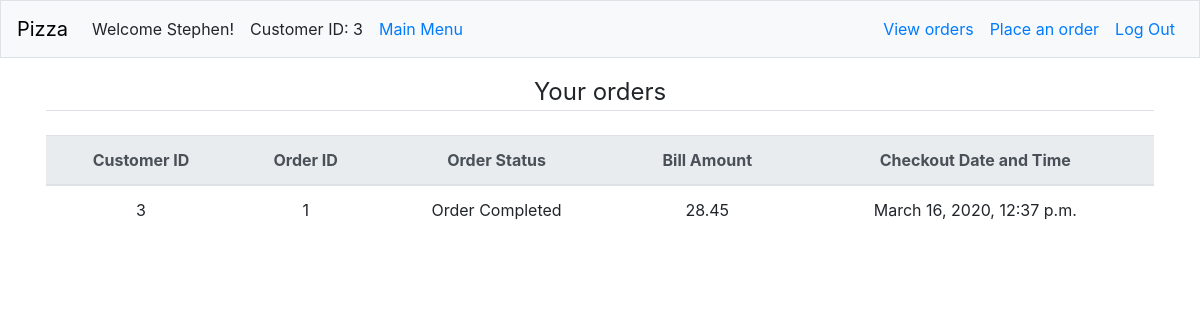
Page /customer/3/view-orders (signed in) on the committed database.
### orders/models.py (models this page shows)
class CustOrder(models.Model):
    cust_id = models.ForeignKey(get_user_model(), on_delete=models.CASCADE)
    order_status = models.CharField(max_length=64, null=True, blank=True)
    bill_amount = models.DecimalField(max_digits=999, decimal_places=2, null=True, blank=True)
    checkout_time = models.DateTimeField(null=True, blank=True)
    class Meta:
        verbose_name_plural = "Customer order"

### orders/views.py (the view)
# urls.py: path("customer/<int:user_id>/view-orders", views.view_orders, name="view_orders"),
def view_orders(request, user_id):
    if request.user.is_authenticated:
        orders = Customer.view_orders(request, user_id)
        context = {
            "orders": orders
            }
        return render(request, "orders.html", context)
    else:
        return render(request, "login.html")

### orders/models.py (called while the page is built)
    def view_orders(self, user_id):
        orders = CustOrder.objects.filter(cust_id=user_id)
        return orders

### orders/templates/orders.html (shortened to what this page needs)
{% extends "layout.html" %}
{% block content %}
    <legend class="border-bottom mb-4 text-center">
        <div>
            Your orders
        </div>
    </legend>
    <table class="table text-center">
        <thead class="thead-light">
            <tr>
                <th scope="col">Customer ID</th>
                <th scope="col">Order ID</th>
                <th scope="col">Order Status</th>
                <th scope="col">Bill Amount</th>
                <th scope="col">Checkout Date and Time</th>
            </tr>
        </thead>
        {% for i in orders %}
        <tbody>
            <tr>
                <td>{{ i.cust_id_id }}</td>
                <td>{{ i.id }}</td>
                <td>{{ i.order_status }}</td>
                <td>{{ i.bill_amount }}</td>
                <td>{{ i.checkout_time }}</td>
            </tr>
        </tbody>
        {% endfor %}
    </table>
{% endblock %}

### orders/templates/layout.html (shortened to what this page needs)
<!DOCTYPE html>
<html lang="en">
    <head>
        <link rel="stylesheet" href="https://stackpath.bootstrapcdn.com/bootstrap/4.1.3/css/bootstrap.min.css">
    </head>
    <body>
        <nav class="navbar navbar-expand-lg bg-light border">
            <a class="navbar-brand" style="color:black">Pizza</a>
            <div class="collapse navbar-collapse">
                {% if user.is_authenticated %}
                <ul class="navbar-nav">
                    <li class="nav-item"><a class="nav-link">Welcome {{ user.username }}!</a></li>
                    <li class="nav-item"><a class="nav-link">Customer ID: {{ user.id }}</a></li>
                    <li class="nav-item"><a class="nav-link" href="/">Main Menu</a></li>
                </ul>
                <ul class="navbar-nav ml-auto">
                    <li class="nav-item"><a class="nav-link" href="/customer/{{ user.id }}/view-orders">View orders</a></li>
                    <li class="nav-item"><a class="nav-link" href="/customer/{{ user.id }}/place-an-order">Place an order</a></li>
                    <li class="nav-item"><a class="nav-link" href="{% url 'logout' %}">Log Out</a></li>
                </ul>
                {% else %}
                    <ul class="navbar-nav ml-auto">
                        <li class="nav-item"><a class="nav-link" href="{% url 'signup'%}">Sign Up</a>
                        <li class="nav-item"><a class="nav-link" href="{% url 'login' %}">Log In</a></li>
                    </ul>
                {% endif %}
            </div>
        </nav>
        <main class="container p-3">
            {% block content %}
            {% endblock %}
        </main>
    </body>
</html>

### rows in the picture
CustOrder: cust_id_id "3", id "1", order_status "Order Completed", bill_amount "28.45", checkout_time "March 16, 2020, 12:37 p.m."

### other values in the picture
{{ user.username }} "Stephen"
{{ user.id }} "3"
